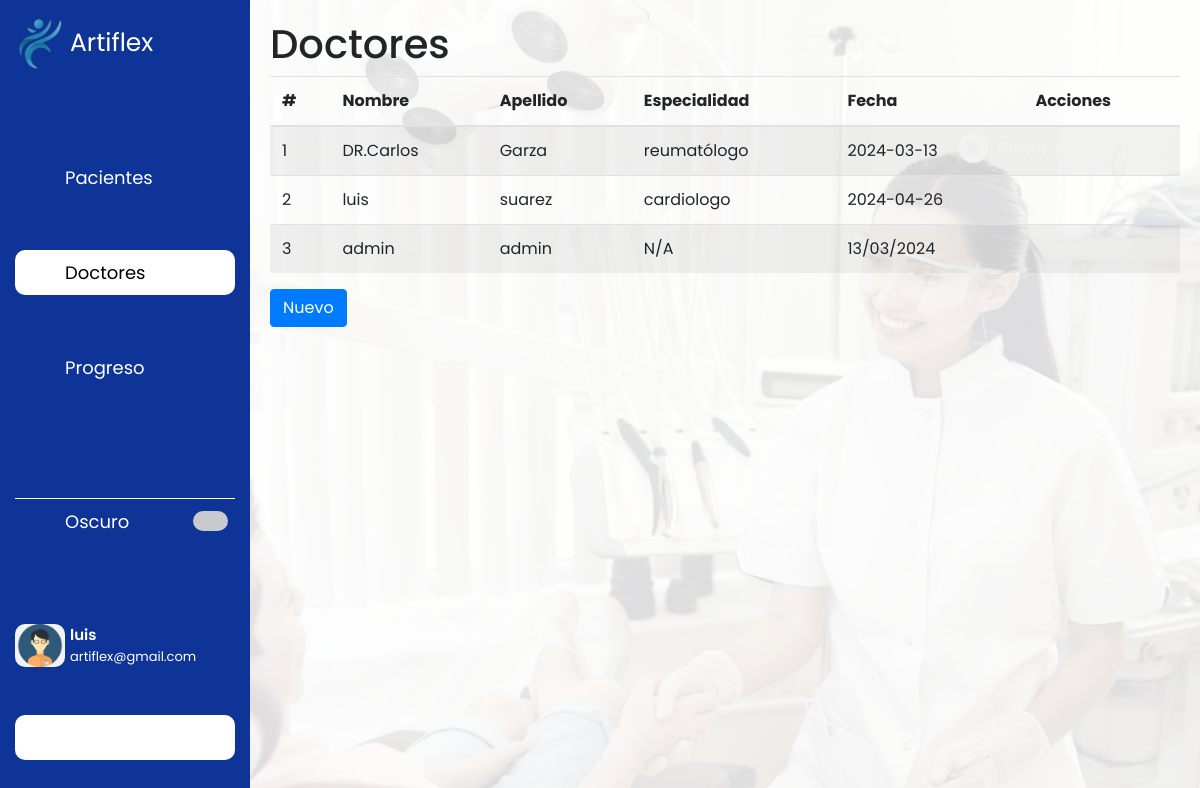
Screenshot of /usuarios.php (signed in) with the database file from the repository.
### tables this page shows
CREATE TABLE `doctores` (
  `id` int(11) NOT NULL,
  `Nombre` varchar(255) NOT NULL,
  `apellido` varchar(255) NOT NULL,
  `especialidad` varchar(255) NOT NULL,
  `fecha` varchar(255) NOT NULL
);

### obtener-doctores.php (the view, shortened to what this page needs)
<?php
include('db/conexion.php');
if($conexion){
    $consulta = 'SELECT *FROM doctores ';
    $datos = $conexion->query($consulta);
    if($datos->num_rows > 0){
        $contador =0;
        while($fila = $datos->fetch_assoc()){
            $id = $contador+=1;
            $Nombre = $fila['Nombre'];
            $apellido = $fila['apellido'];
            $especialidad = $fila['especialidad'];
            $fecha = $fila['fecha'];
?>
       <tr>
        <td><?= $id?></td>
        <td><?= $Nombre?></td>
        <td><?= $apellido?></td>
        <td><?= $especialidad?></td>
        <td><?= $fecha?></td>
        <td>
        </td>
       </tr>
<?php
        }
    }
}
?>

### estilos_dashboard.css (style rules this page uses)
:root { --color-barra-lateral:#0D3496; --color-texto:#fff; --color-texto-menu:#fff; --color-menu-hover:#fff; --color-menu-hover-texto:rgb(0,0,0); --color-boton:rgb(0,0,0); --color-boton-texto:rgb(255,255,255); --color-linea:#fff; --color-switch-base :rgb(201,202,206); --color-switch-circulo:rgb(241,241,241); --color-scroll:rgb(192,192,192); --color-scroll-hover:rgb(134,134,134); }
* { margin: 0; padding: 0; box-sizing: border-box; font-family: "Poppins", sans-serif; }
body { height: 100vh; width: 100%; background-image: url(./img/fondo.png); background-repeat: no-repeat; background-size: cover; background-position: center; }

### rows the page displays
doctores: id "1", Nombre "DR.Carlos", apellido "Garza", especialidad "reumatólogo", fecha "2024-03-13"
doctores: id "2", Nombre "luis", apellido "suarez", especialidad "cardiologo", fecha "2024-04-26"
doctores: id "3", Nombre "admin", apellido "admin", especialidad "N/A", fecha "13/03/2024"

### other values shown
$nombreUsuario "luis"
